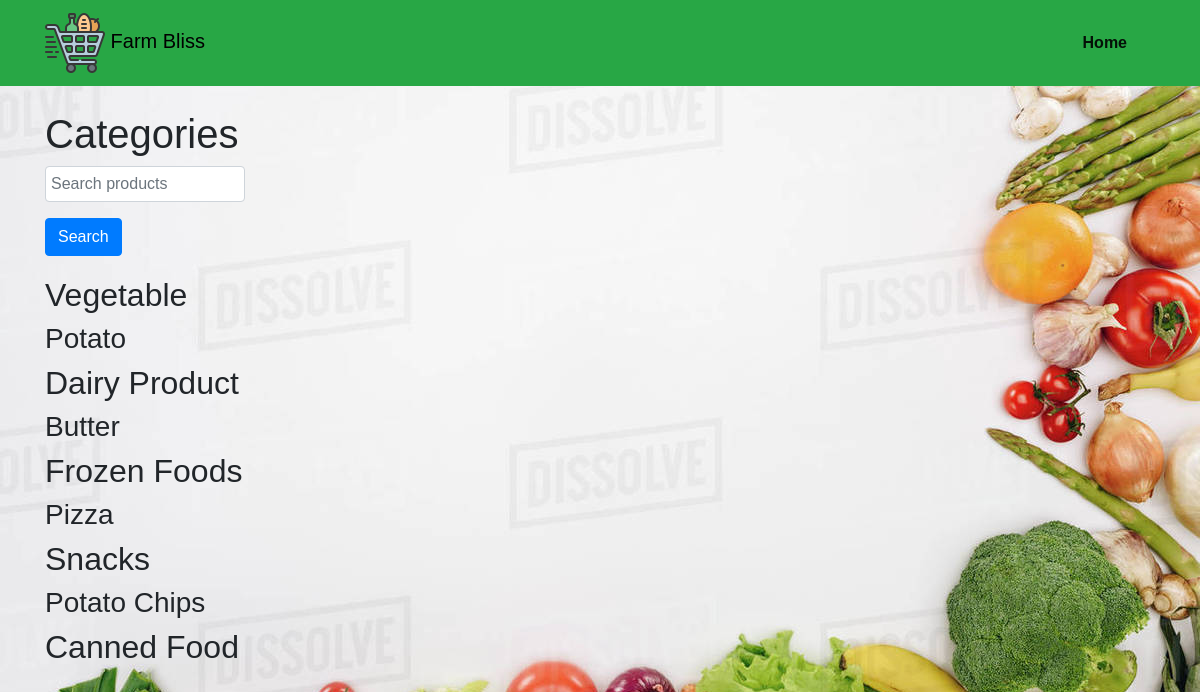
The page /categories on the database its author committed.
### app.py (models this page shows)
class Section(db.Model):
    id = db.Column(db.Integer, primary_key=True)
    name = db.Column(db.String(50), nullable=False)
    section_type = db.Column(db.String(50))
    admin_id = db.Column(db.Integer, db.ForeignKey('admin.admin_id'), nullable=False)
    products = db.relationship('Product', backref='section', lazy=True)

class Product(db.Model):
    id = db.Column(db.Integer, primary_key=True)
    name = db.Column(db.String(100), nullable=False)
    manufacture_date = db.Column(db.DateTime, default=datetime.utcnow)
    expiry_date = db.Column(db.DateTime)
    rate = db.Column(db.Float, nullable=False)
    unit = db.Column(db.String(20), nullable=False)
    section_id = db.Column(db.Integer, db.ForeignKey('section.id'), nullable=False)
    available_stock = db.Column(db.Integer, default=0)

### app.py (the view)
@app.route('/categories', methods=['GET', 'POST'])
def categories():
    sections = Section.query.all()
    search_query = request.form.get('search_query', '')
    if search_query:
        sections = Section.query.filter(Section.name.ilike(f"%{search_query}%")).all()
    return render_template('categories.html', sections=sections, search_query=search_query)

### templates/categories.html
{% extends 'base.html' %}
{% block content %}
  <h1>Categories</h1>
  <form method="POST" action="{{ url_for('categories') }}">
    <div class="form-group">
      <input type="text" class="form-control" name="search_query" placeholder="Search products">
    </div>
    <div class="form-group">
      <button type="submit" class="btn btn-primary">Search</button>
    </div>
  </form>
  {% for section in sections %}
    <h2>{{ section.name }}</h2>
    {% for product in section.products %}
      <div>
        <h3>{{ product.name }}</h3>
      </div>
    {% endfor %}
  {% endfor %}
{% endblock %}

### static/css/styles.css (style rules this page uses)
body { font-family: Arial, sans-serif; margin: 0; padding: 0; background-color: #f5f5f5; background-image: url('../images/gs.jpg'); background-repeat: repeat; background-size: cover; }
form { margin-bottom: 20px; }
form input[type="text"], form input[type="password"] { width: 200px; padding: 5px; margin-bottom: 10px; }

### rows shown on the page
Section: name "Vegetable"
Product: name "Potato"
Section: name "Dairy Product"
Product: name "Butter"
Section: name "Frozen Foods"
Product: name "Pizza"
Section: name "Snacks"
Product: name "Potato Chips"
Section: name "Canned Food"
